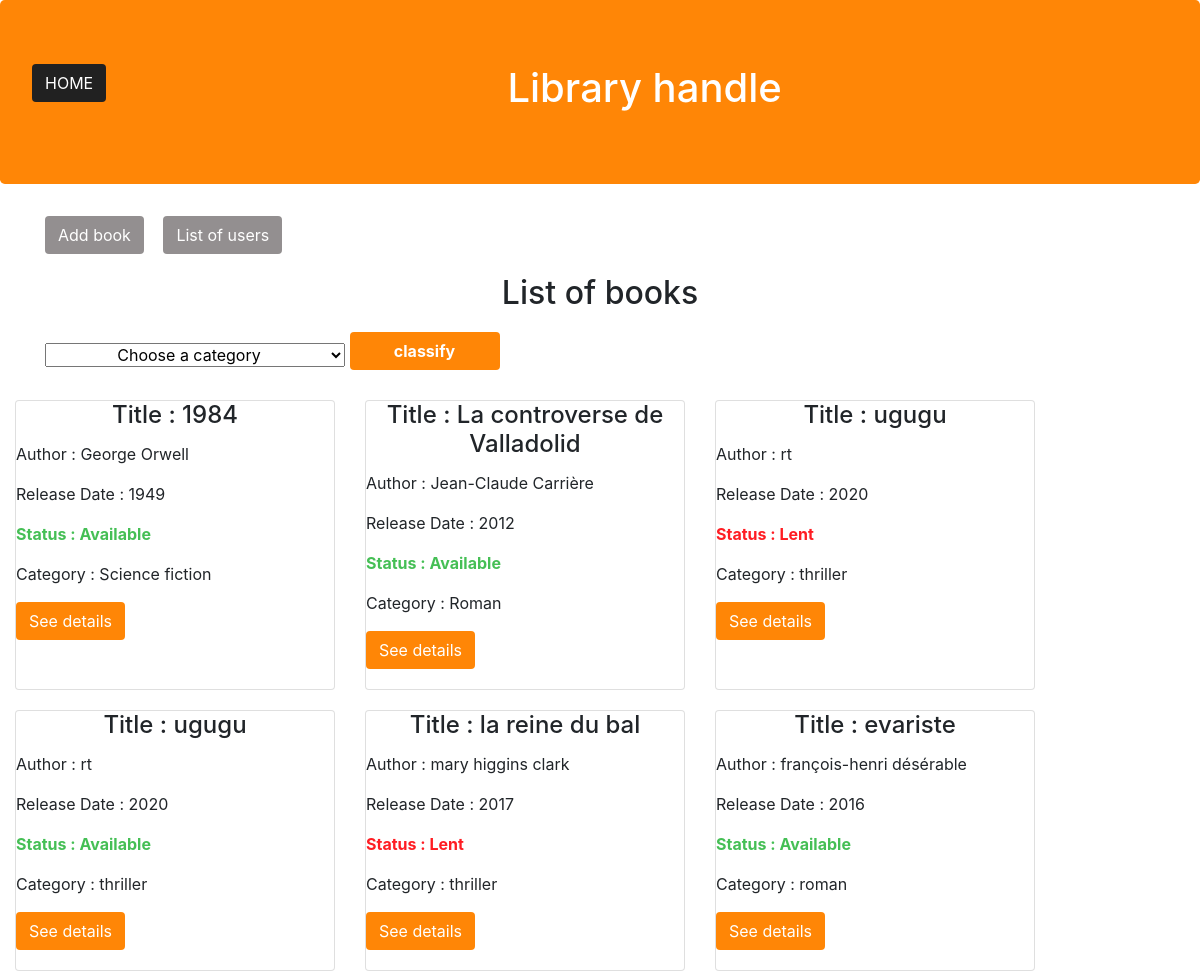
Page /controllers/index.php on the committed database.
### tables this page shows
CREATE TABLE `booksList` (
  `id` int(11) NOT NULL,
  `title` varchar(255) NOT NULL,
  `author` varchar(255) NOT NULL,
  `abstract` text NOT NULL,
  `releaseDate` year(4) NOT NULL,
  `category` varchar(255) NOT NULL,
  `status` tinyint(1) NOT NULL DEFAULT '1',
  `userId` int(11) DEFAULT NULL
);

### controllers/index.php (called while the page is built)
<?php
require('../model/connection.php');
require('../model/bookManager.php');
require('../entities/Book.php');
$manager=new BookManager($bdd);
$books = $manager->getAllBooks();
include "../views/indexView.php";
 ?>

### model/bookManager.php (called while the page is built, shortened)
<?php
class BookManager {
  private $db;
  public function setDb($db)
  {
      $this->db = $db;
  }
  public function getAllBooks(){
    $response=$this->db->query('SELECT * FROM booksList');
    $books=$response->fetchAll(PDO::FETCH_ASSOC);
    foreach ($books as $key => $value) {
      $books[$key]= new Book($value);
    }
    return $books;
  }
}
 ?>

### entities/Book.php (called while the page is built, shortened)
<?php
class Book{
  protected $id;
  protected $title;
  protected $author;
  protected $releaseDate;
  protected $category;
  protected $status;
    public function hydrate(array $data)
    {
        foreach ($data as $key => $value)
        {
            $method = 'set'.ucfirst($key);
        }
    }
    public function getId(){
      return $this->id;
    }
    public function getTitle(){
      return $this->title;
    }
    public function getAuthor(){
      return $this->author;
    }
    public function getReleasedate(){
      return $this->releaseDate;
    }
    public function getCategory(){
      return $this->category;
    }
    public function getStatus(){
      return $this->status;
    }
    public function setId(int $id){
    $this->id=$id;
    }
    public function setTitle($title){
      $this->title=$title;
    }
    public function setAuthor($author){
      $this->author=$author;
    }
    public function setReleasedate($releaseDate){
      $this->releaseDate=$releaseDate;
    }
    public function setCategory($category){
      $this->category=$category;
    }
    public function setStatus(int $status){
    $this->status=$status;
    }
}
 ?>

### views/indexView.php (the view, shortened to what this page needs)
<?php
  include("template/header.php");
 ?>
<div class="container list">
  <a href="../controllers/newBook.php" class="btn btn-custom">Add book</a>
  <a href="../controllers/usersList.php" class="btn btn-custom">List of users</a>
  <h2 class="text-center">List of books</h2>
  <form class="" action="../controllers/indexCat.php" method="post" id="modifyForm">
    <select name="sendCategory">
      <option selected disabled="">Choose a category</option>
    </select>
    <input type="submit" name="classify" value="classify" class="btn btn-custom">
  </form>
<div class="row">
    <?php
    foreach ($books as $book)
    {
      ?>
  <div class="row">
    <div class="card .col-sm-4 .col-md-4 .col-lg-4 .col-xl-4" style="width: 20rem;">
      <div class="card-block">
        <h4 class="card-title text-center">Title : <?php echo $book->getTitle(); ?></h4>
        <p class="card-text">Author : <?php echo $book->getAuthor(); ?></p>
        <p class="card-text">Release Date : <?php echo $book->getReleasedate(); ?></p>
        <?php
        if($book->getStatus() == 1){
          echo "<p class='card-text available'>Status : Available</p>";
        } else {
          echo "<p class='card-text lent'>Status : Lent</p>";
        } ?>
        <p class="card-text" name="category">Category : <?php echo $book->getCategory(); ?></p>
        <?php
        echo "<a class='btn btn-custom' href='../controllers/single.php?id=".$book->getId()."'>See details</a>";
         ?>
      </div>
    </div>
  </div>
  <?php
}
   ?>
</div>
</div>

### views/template/header.php (shortened to what this page needs)
<!DOCTYPE html>
<html>
  <head>
    <link rel="stylesheet" href="https://maxcdn.bootstrapcdn.com/bootstrap/4.0.0-alpha.6/css/bootstrap.min.css" >
    <link rel="stylesheet" href="../assets/css/main.css">
  </head>
  <body>
    <header>
      <div class="header jumbotron">
          <a href="../controllers/index.php" class="btn btn-custom">HOME</a>
          <h1 class="text-center">Library handle</h1>
      </div>
    </header>

### assets/css/main.css (style rules this page uses)
html { color: #222; font-size: 1em; line-height: 1.4; }
.jumbotron { background-color: #FF8606; color: white; }
.header .btn-custom { float:left; background-color: #212121; color: white; }
.btn-custom { background-color: #938F90; color: white; margin-right: 15px; float:none; margin-bottom: 20px; }
.card { margin-top: 20px; margin-right: 60px; }
.card .btn-custom { background-color: #FF8606; color: white; }
.list h2 { margin-bottom: 20px; }
#modifyForm input, textarea, select { text-align: center; width:300px; margin: 0 auto; margin-bottom: 10px; float: none; }
#modifyForm .btn-custom { text-align: center; width:150px; float: none; font-weight: bolder; background-color: #FF8606; }
.available { color: #45BF55; font-weight: bold; }
.lent { color: #FF1D23; font-weight: bold; }

### rows in the picture
bookslist: title "1984", author "George Orwell", releaseDate "1949", status "Status : Available", category "Science fiction"
bookslist: title "La controverse de Valladolid", author "Jean-Claude Carrière", releaseDate "2012", status "Status : Available", category "Roman"
bookslist: title "ugugu", author "rt", releaseDate "2020", status "Status : Lent", category "thriller"
bookslist: title "ugugu", author "rt", releaseDate "2020", status "Status : Available", category "thriller"
bookslist: title "la reine du bal", author "mary higgins clark", releaseDate "2017", status "Status : Lent", category "thriller"
bookslist: title "evariste", author "françois-henri désérable", releaseDate "2016", status "Status : Available", category "roman"
